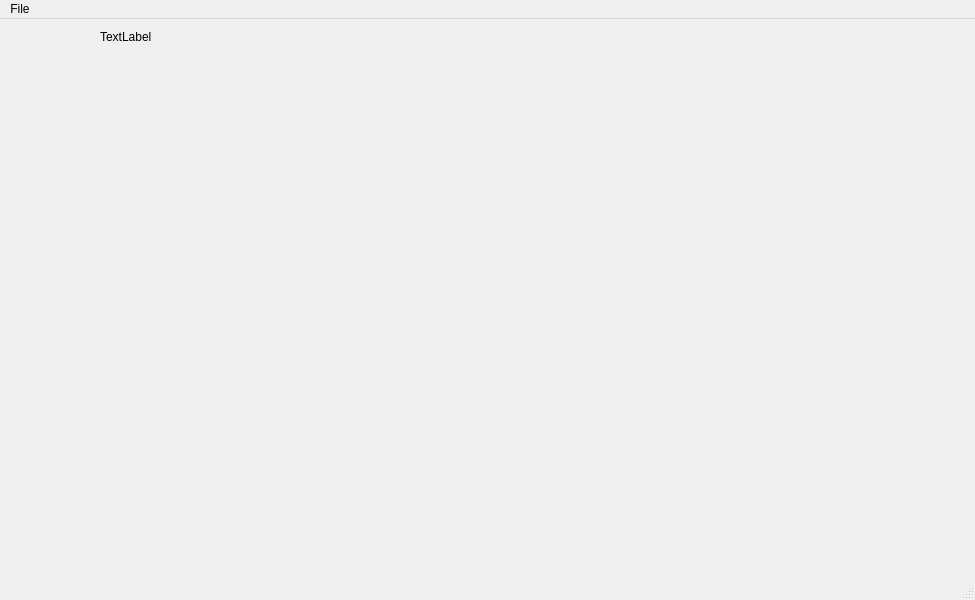
<?xml version="1.0" encoding="UTF-8"?>
<ui version="4.0">
 <class>MainWindow</class>
 <widget class="QMainWindow" name="MainWindow">
  <property name="geometry">
   <rect>
    <x>0</x>
    <y>0</y>
    <width>975</width>
    <height>600</height>
   </rect>
  </property>
  <property name="windowTitle">
   <string>MainWindow</string>
  </property>
  <widget class="QWidget" name="centralwidget">
   <property name="styleSheet">
    <string notr="true">background-image: url(:/m/img/window_main_bg.png);</string>
   </property>
   <widget class="QLabel" name="label">
    <property name="geometry">
     <rect>
      <x>100</x>
      <y>10</y>
      <width>600</width>
      <height>16</height>
     </rect>
    </property>
    <property name="text">
     <string>TextLabel</string>
    </property>
   </widget>
  </widget>
  <widget class="QMenuBar" name="menubar">
   <property name="geometry">
    <rect>
     <x>0</x>
     <y>0</y>
     <width>975</width>
     <height>23</height>
    </rect>
   </property>
   <widget class="QMenu" name="menuFile">
    <property name="title">
     <string>File</string>
    </property>
    <addaction name="actionAbout"/>
    <addaction name="actionQuit"/>
   </widget>
   <addaction name="menuFile"/>
  </widget>
  <widget class="QStatusBar" name="statusbar"/>
  <action name="actionAbout">
   <property name="text">
    <string>about</string>
   </property>
  </action>
  <action name="actionQuit">
   <property name="text">
    <string>quit</string>
   </property>
  </action>
 </widget>
 <resources>
  <include location="q3.qrc"/>
 </resources>
 <connections/>
</ui>
